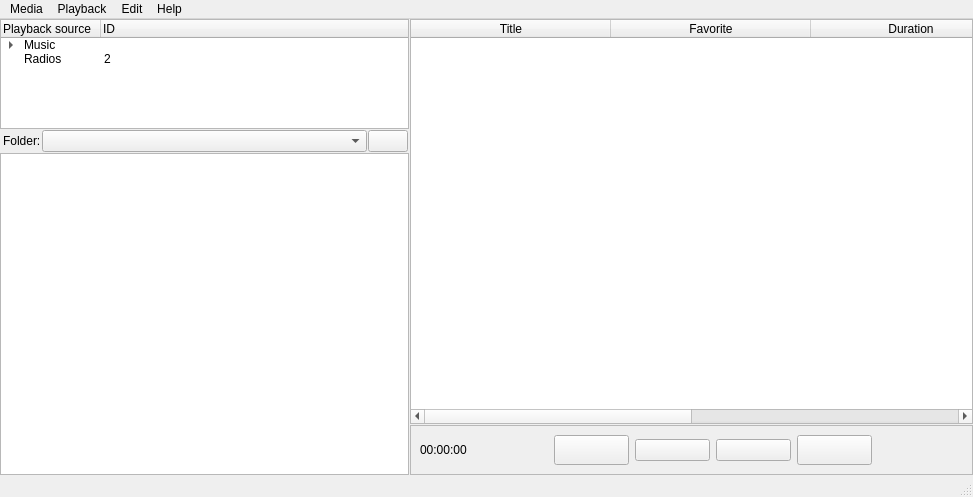
<?xml version="1.0" encoding="UTF-8"?>
<ui version="4.0">
 <class>MainWindow</class>
 <widget class="QMainWindow" name="MainWindow">
  <property name="geometry">
   <rect>
    <x>0</x>
    <y>0</y>
    <width>973</width>
    <height>497</height>
   </rect>
  </property>
  <property name="windowTitle">
   <string>Woofer</string>
  </property>
  <property name="windowIcon">
   <iconset resource="../icons.qrc">
    <normaloff>:/new/icons/icons/app_icon.png</normaloff>:/new/icons/icons/app_icon.png</iconset>
  </property>
  <widget class="QWidget" name="centralwidget">
   <layout class="QGridLayout" name="gridLayout">
    <property name="horizontalSpacing">
     <number>0</number>
    </property>
    <property name="verticalSpacing">
     <number>6</number>
    </property>
    <property name="margin">
     <number>0</number>
    </property>
    <item row="0" column="0">
     <widget class="QSplitter" name="splitter">
      <property name="orientation">
       <enum>Qt::Horizontal</enum>
      </property>
      <property name="handleWidth">
       <number>1</number>
      </property>
      <widget class="QWidget" name="layoutWidget">
       <layout class="QVBoxLayout" name="mainLeftVLayout">
        <property name="spacing">
         <number>0</number>
        </property>
        <item>
         <widget class="QTreeWidget" name="sourceBrowser">
          <property name="maximumSize">
           <size>
            <width>16777215</width>
            <height>110</height>
           </size>
          </property>
          <property name="autoExpandDelay">
           <number>-1</number>
          </property>
          <property name="animated">
           <bool>true</bool>
          </property>
          <property name="headerHidden">
           <bool>false</bool>
          </property>
          <column>
           <property name="text">
            <string>Playback source</string>
           </property>
          </column>
          <column>
           <property name="text">
            <string>ID</string>
           </property>
          </column>
          <item>
           <property name="text">
            <string>Music</string>
           </property>
           <property name="icon">
            <iconset resource="../icons.qrc">
             <normaloff>:/new/icons/icons/music-cd.png</normaloff>:/new/icons/icons/music-cd.png</iconset>
           </property>
           <property name="text">
            <string/>
           </property>
           <item>
            <property name="text">
             <string>Folders</string>
            </property>
            <property name="icon">
             <iconset resource="../icons.qrc">
              <normaloff>:/new/icons/icons/folder.png</normaloff>:/new/icons/icons/folder.png</iconset>
            </property>
            <property name="text">
             <string>0</string>
            </property>
           </item>
           <item>
            <property name="text">
             <string>Playlists</string>
            </property>
            <property name="icon">
             <iconset resource="../icons.qrc">
              <normaloff>:/new/icons/icons/playlist.png</normaloff>:/new/icons/icons/playlist.png</iconset>
            </property>
            <property name="text">
             <string>1</string>
            </property>
           </item>
          </item>
          <item>
           <property name="text">
            <string>Radios</string>
           </property>
           <property name="icon">
            <iconset resource="../icons.qrc">
             <normaloff>:/new/icons/icons/radio.png</normaloff>:/new/icons/icons/radio.png</iconset>
           </property>
           <property name="text">
            <string>2</string>
           </property>
          </item>
         </widget>
        </item>
        <item>
         <layout class="QHBoxLayout" name="filterHLayout">
          <property name="spacing">
           <number>1</number>
          </property>
          <property name="leftMargin">
           <number>3</number>
          </property>
          <property name="topMargin">
           <number>1</number>
          </property>
          <property name="rightMargin">
           <number>1</number>
          </property>
          <property name="bottomMargin">
           <number>1</number>
          </property>
          <item>
           <widget class="QLabel" name="folderLbl">
            <property name="text">
             <string>Folder:</string>
            </property>
           </widget>
          </item>
          <item>
           <widget class="QComboBox" name="folderCombo">
            <property name="sizePolicy">
             <sizepolicy hsizetype="Expanding" vsizetype="Fixed">
              <horstretch>0</horstretch>
              <verstretch>0</verstretch>
             </sizepolicy>
            </property>
           </widget>
          </item>
          <item>
           <widget class="QPushButton" name="libraryBtn">
            <property name="toolTip">
             <string>Edit media library</string>
            </property>
            <property name="text">
             <string/>
            </property>
            <property name="icon">
             <iconset resource="../icons.qrc">
              <normaloff>:/new/icons/icons/settings.png</normaloff>:/new/icons/icons/settings.png</iconset>
            </property>
            <property name="flat">
             <bool>false</bool>
            </property>
           </widget>
          </item>
         </layout>
        </item>
        <item>
         <widget class="QTreeView" name="sourceItemsBrowser">
          <property name="sizePolicy">
           <sizepolicy hsizetype="Expanding" vsizetype="Expanding">
            <horstretch>0</horstretch>
            <verstretch>0</verstretch>
           </sizepolicy>
          </property>
         </widget>
        </item>
       </layout>
      </widget>
      <widget class="QWidget" name="layoutWidget">
       <layout class="QVBoxLayout" name="mainRightVLayout">
        <property name="spacing">
         <number>1</number>
        </property>
        <item>
         <widget class="QTableWidget" name="playlist">
          <property name="sizePolicy">
           <sizepolicy hsizetype="Expanding" vsizetype="Expanding">
            <horstretch>0</horstretch>
            <verstretch>0</verstretch>
           </sizepolicy>
          </property>
          <property name="editTriggers">
           <set>QAbstractItemView::NoEditTriggers</set>
          </property>
          <property name="tabKeyNavigation">
           <bool>false</bool>
          </property>
          <property name="alternatingRowColors">
           <bool>true</bool>
          </property>
          <property name="selectionMode">
           <enum>QAbstractItemView::SingleSelection</enum>
          </property>
          <property name="selectionBehavior">
           <enum>QAbstractItemView::SelectRows</enum>
          </property>
          <property name="gridStyle">
           <enum>Qt::DotLine</enum>
          </property>
          <attribute name="horizontalHeaderDefaultSectionSize">
           <number>200</number>
          </attribute>
          <attribute name="verticalHeaderVisible">
           <bool>true</bool>
          </attribute>
          <attribute name="verticalHeaderDefaultSectionSize">
           <number>19</number>
          </attribute>
          <column>
           <property name="text">
            <string>Title</string>
           </property>
          </column>
          <column>
           <property name="text">
            <string>Favorite</string>
           </property>
          </column>
          <column>
           <property name="text">
            <string>Duration</string>
           </property>
          </column>
          <column>
           <property name="text">
            <string>Path</string>
           </property>
          </column>
         </widget>
        </item>
        <item>
         <widget class="QFrame" name="controlsFrame">
          <property name="minimumSize">
           <size>
            <width>0</width>
            <height>0</height>
           </size>
          </property>
          <property name="frameShape">
           <enum>QFrame::StyledPanel</enum>
          </property>
          <property name="frameShadow">
           <enum>QFrame::Plain</enum>
          </property>
          <layout class="QVBoxLayout" name="verticalLayout">
           <property name="margin">
            <number>0</number>
           </property>
           <item>
            <layout class="QHBoxLayout" name="controlsHLayout">
             <property name="margin">
              <number>9</number>
             </property>
             <item>
              <widget class="QLabel" name="timeLbl">
               <property name="sizePolicy">
                <sizepolicy hsizetype="Fixed" vsizetype="Preferred">
                 <horstretch>0</horstretch>
                 <verstretch>0</verstretch>
                </sizepolicy>
               </property>
               <property name="minimumSize">
                <size>
                 <width>0</width>
                 <height>0</height>
                </size>
               </property>
               <property name="text">
                <string>00:00:00</string>
               </property>
              </widget>
             </item>
             <item>
              <widget class="QPushButton" name="repeatBtn">
               <property name="sizePolicy">
                <sizepolicy hsizetype="Minimum" vsizetype="Fixed">
                 <horstretch>0</horstretch>
                 <verstretch>0</verstretch>
                </sizepolicy>
               </property>
               <property name="minimumSize">
                <size>
                 <width>30</width>
                 <height>30</height>
                </size>
               </property>
               <property name="text">
                <string/>
               </property>
               <property name="icon">
                <iconset resource="../icons.qrc">
                 <normaloff>:/new/icons/icons/media-repeat.png</normaloff>:/new/icons/icons/media-repeat.png</iconset>
               </property>
               <property name="iconSize">
                <size>
                 <width>16</width>
                 <height>16</height>
                </size>
               </property>
               <property name="flat">
                <bool>true</bool>
               </property>
              </widget>
             </item>
             <item>
              <widget class="QPushButton" name="previousBtn">
               <property name="minimumSize">
                <size>
                 <width>30</width>
                 <height>30</height>
                </size>
               </property>
               <property name="text">
                <string/>
               </property>
               <property name="icon">
                <iconset resource="../icons.qrc">
                 <normaloff>:/new/icons/icons/media-previous.png</normaloff>:/new/icons/icons/media-previous.png</iconset>
               </property>
               <property name="iconSize">
                <size>
                 <width>24</width>
                 <height>24</height>
                </size>
               </property>
               <property name="flat">
                <bool>false</bool>
               </property>
              </widget>
             </item>
             <item>
              <widget class="QPushButton" name="playPauseBtn">
               <property name="sizePolicy">
                <sizepolicy hsizetype="Minimum" vsizetype="Fixed">
                 <horstretch>0</horstretch>
                 <verstretch>0</verstretch>
                </sizepolicy>
               </property>
               <property name="minimumSize">
                <size>
                 <width>0</width>
                 <height>0</height>
                </size>
               </property>
               <property name="text">
                <string/>
               </property>
               <property name="icon">
                <iconset resource="../icons.qrc">
                 <normaloff>:/new/icons/icons/media-play.png</normaloff>:/new/icons/icons/media-play.png</iconset>
               </property>
               <property name="iconSize">
                <size>
                 <width>32</width>
                 <height>32</height>
                </size>
               </property>
               <property name="shortcut">
                <string>Ctrl+Alt+P</string>
               </property>
               <property name="flat">
                <bool>false</bool>
               </property>
              </widget>
             </item>
             <item>
              <widget class="QPushButton" name="stopBtn">
               <property name="sizePolicy">
                <sizepolicy hsizetype="Minimum" vsizetype="Fixed">
                 <horstretch>0</horstretch>
                 <verstretch>0</verstretch>
                </sizepolicy>
               </property>
               <property name="minimumSize">
                <size>
                 <width>0</width>
                 <height>0</height>
                </size>
               </property>
               <property name="text">
                <string/>
               </property>
               <property name="icon">
                <iconset resource="../icons.qrc">
                 <normaloff>:/new/icons/icons/media-stop.png</normaloff>:/new/icons/icons/media-stop.png</iconset>
               </property>
               <property name="iconSize">
                <size>
                 <width>32</width>
                 <height>32</height>
                </size>
               </property>
               <property name="flat">
                <bool>false</bool>
               </property>
              </widget>
             </item>
             <item>
              <widget class="QPushButton" name="nextBtn">
               <property name="minimumSize">
                <size>
                 <width>30</width>
                 <height>30</height>
                </size>
               </property>
               <property name="text">
                <string/>
               </property>
               <property name="icon">
                <iconset resource="../icons.qrc">
                 <normaloff>:/new/icons/icons/media-next.png</normaloff>:/new/icons/icons/media-next.png</iconset>
               </property>
               <property name="iconSize">
                <size>
                 <width>24</width>
                 <height>24</height>
                </size>
               </property>
               <property name="flat">
                <bool>false</bool>
               </property>
              </widget>
             </item>
             <item>
              <widget class="QPushButton" name="shuffleBtn">
               <property name="minimumSize">
                <size>
                 <width>30</width>
                 <height>30</height>
                </size>
               </property>
               <property name="text">
                <string/>
               </property>
               <property name="icon">
                <iconset resource="../icons.qrc">
                 <normaloff>:/new/icons/icons/media-shuffle.png</normaloff>:/new/icons/icons/media-shuffle.png</iconset>
               </property>
               <property name="iconSize">
                <size>
                 <width>16</width>
                 <height>16</height>
                </size>
               </property>
               <property name="flat">
                <bool>true</bool>
               </property>
              </widget>
             </item>
             <item>
              <spacer name="horizontalSpacer_3">
               <property name="orientation">
                <enum>Qt::Horizontal</enum>
               </property>
               <property name="sizeType">
                <enum>QSizePolicy::Fixed</enum>
               </property>
               <property name="sizeHint" stdset="0">
                <size>
                 <width>10</width>
                 <height>20</height>
                </size>
               </property>
              </spacer>
             </item>
            </layout>
           </item>
          </layout>
         </widget>
        </item>
       </layout>
      </widget>
     </widget>
    </item>
   </layout>
  </widget>
  <widget class="QMenuBar" name="menubar">
   <property name="geometry">
    <rect>
     <x>0</x>
     <y>0</y>
     <width>973</width>
     <height>21</height>
    </rect>
   </property>
   <widget class="QMenu" name="menuFile">
    <property name="title">
     <string>Media</string>
    </property>
   </widget>
   <widget class="QMenu" name="menuPlayback">
    <property name="title">
     <string>Playback</string>
    </property>
   </widget>
   <widget class="QMenu" name="menuEdit">
    <property name="title">
     <string>Edit</string>
    </property>
   </widget>
   <widget class="QMenu" name="menuHelp">
    <property name="title">
     <string>Help</string>
    </property>
    <addaction name="actionAbout"/>
   </widget>
   <addaction name="menuFile"/>
   <addaction name="menuPlayback"/>
   <addaction name="menuEdit"/>
   <addaction name="menuHelp"/>
  </widget>
  <widget class="QStatusBar" name="statusbar"/>
  <action name="actionAbout">
   <property name="text">
    <string>About</string>
   </property>
  </action>
 </widget>
 <resources>
  <include location="../icons.qrc"/>
 </resources>
 <connections/>
</ui>
